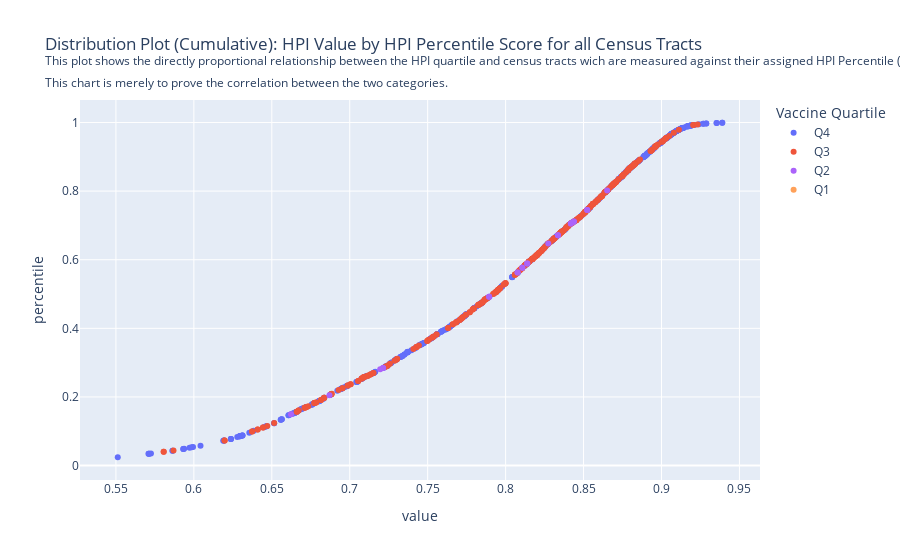

The cell this chart's notebook holds for it:
### Code cell
three_set_join = three_set_join[three_set_join['Vaccine Quartile'] !='Unknown']
val_by_percentile = px.scatter(three_set_join, x='value', y='percentile', color='Vaccine Quartile', title='Distribution Plot (Cumulative): HPI Value by HPI Percentile Score for all Census Tracts<br><sup>This plot shows the directly proportional relationship between the HPI quartile and census tracts wich are measured against their assigned HPI Percentile (ie.Score).<br>This chart is merely to prove the correlation between the two categories.')
val_by_percentile.show()

# main_trend = px.scatter(sdhpi_vaccine_join, x='vaccination_percentage_all', y='voting_pctile', color='gis_hpi_quartile_sd', title='Visual for Vaccination Percentage by Voting Percentile')
# main_trend.show()
# main_trend.write_image('Vaccination Percentage by Voting Percentile.pdf', engine='kaleido', format='pdf')

### Figure 1 — Plotly figure (JSON) as saved in the notebook; plotly's stock layout.template omitted (floating-point values rounded to 4 significant figures; data arrays with more than 128 entries replaced by an {"elided": "..."} marker saying what was removed)
{"data": [{"hovertemplate": "Vaccine Quartile=Q4<br>value=%{x}<br>percentile=%{y}<extra></extra>", "legendgroup": "Q4", "marker": {"color": "#636efa", "symbol": "circle"}, "mode": "markers", "name": "Q4", "orientation": "v", "showlegend": true, "type": "scatter", "x": {"elided": "509 float values"}, "xaxis": "x", "y": {"elided": "509 float values"}, "yaxis": "y"}, {"hovertemplate": "Vaccine Quartile=Q3<br>value=%{x}<br>percentile=%{y}<extra></extra>", "legendgroup": "Q3", "marker": {"color": "#EF553B", "symbol": "circle"}, "mode": "markers", "name": "Q3", "orientation": "v", "showlegend": true, "type": "scatter", "x": {"elided": "402 float values"}, "xaxis": "x", "y": {"elided": "402 float values"}, "yaxis": "y"}, {"hovertemplate": "Vaccine Quartile=Q2<br>value=%{x}<br>percentile=%{y}<extra></extra>", "legendgroup": "Q2", "marker": {"color": "#ab63fa", "symbol": "circle"}, "mode": "markers", "name": "Q2", "orientation": "v", "showlegend": true, "type": "scatter", "x": [0.7214, 0.7214, 0.7195, 0.6623, 0.8336, 0.8336, 0.687, 0.8418, 0.8418, 0.8077, 0.8077, 0.8429, 0.8107, 0.8107, 0.7894, 0.7894, 0.8652, 0.8524, 0.8524, 0.8274, 0.8438, 0.8438, 0.8139, 0.8139, null, null], "xaxis": "x", "y": [0.2842, 0.2842, 0.281, 0.1497, 0.6714, 0.6714, 0.2049, 0.7055, 0.7055, 0.5626, 0.5626, 0.7083, 0.5764, 0.5764, 0.4919, 0.4919, 0.8019, 0.7447, 0.7447, 0.6471, 0.7113, 0.7113, 0.5892, 0.5892, null, null], "yaxis": "y"}, {"hovertemplate": "Vaccine Quartile=Q1<br>value=%{x}<br>percentile=%{y}<extra></extra>", "legendgroup": "Q1", "marker": {"color": "#FFA15A", "symbol": "circle"}, "mode": "markers", "name": "Q1", "orientation": "v", "showlegend": true, "type": "scatter", "x": [null, null, null], "xaxis": "x", "y": [null, null, null], "yaxis": "y"}], "layout": {"legend": {"title": {"text": "Vaccine Quartile"}, "tracegroupgap": 0}, "title": {"text": "Distribution Plot (Cumulative): HPI Value by HPI Percentile Score for all Census Tracts<br><sup>This plot shows the directly proportional relationship between the HPI quartile and census tracts wich are measured against their assigned HPI Percentile (ie.Score).<br>This chart is merely to prove the correlation between the two categories."}, "xaxis": {"anchor": "y", "domain": [0, 1], "title": {"text": "value"}}, "yaxis": {"anchor": "x", "domain": [0, 1], "title": {"text": "percentile"}}}}
